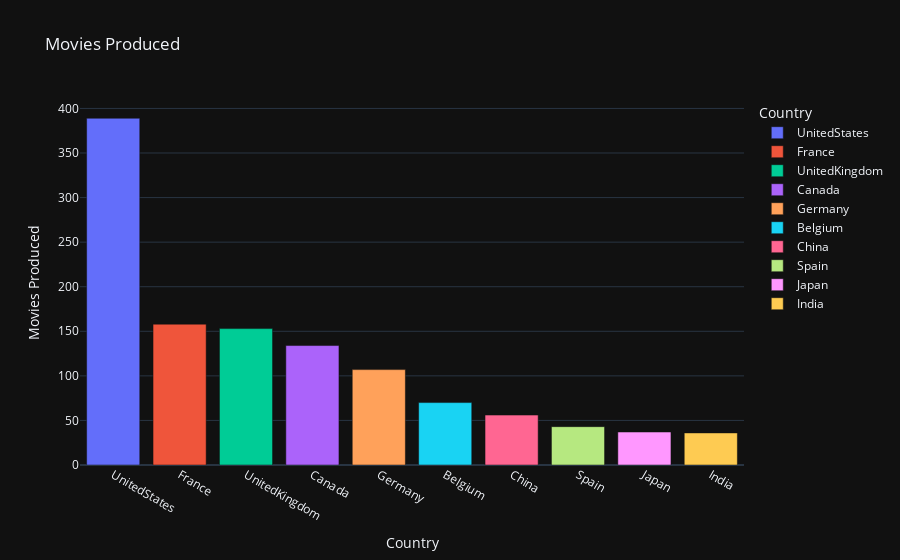

Notebook cell for this chart:
### Code cell
country_analysis(netflix_movie, "Movies Produced")

### Figure 1 — Plotly figure (JSON) as saved in the notebook; plotly's stock layout.template omitted (floating-point values rounded to 4 significant figures)
{"data": [{"alignmentgroup": "True", "hovertemplate": "Country=%{x}<br>Movies Produced=%{y}<extra></extra>", "legendgroup": "UnitedStates", "marker": {"color": "#636efa", "pattern": {"shape": ""}}, "name": "UnitedStates", "offsetgroup": "UnitedStates", "orientation": "v", "showlegend": true, "textposition": "auto", "type": "bar", "x": ["UnitedStates"], "xaxis": "x", "y": [389], "yaxis": "y"}, {"alignmentgroup": "True", "hovertemplate": "Country=%{x}<br>Movies Produced=%{y}<extra></extra>", "legendgroup": "France", "marker": {"color": "#EF553B", "pattern": {"shape": ""}}, "name": "France", "offsetgroup": "France", "orientation": "v", "showlegend": true, "textposition": "auto", "type": "bar", "x": ["France"], "xaxis": "x", "y": [158], "yaxis": "y"}, {"alignmentgroup": "True", "hovertemplate": "Country=%{x}<br>Movies Produced=%{y}<extra></extra>", "legendgroup": "UnitedKingdom", "marker": {"color": "#00cc96", "pattern": {"shape": ""}}, "name": "UnitedKingdom", "offsetgroup": "UnitedKingdom", "orientation": "v", "showlegend": true, "textposition": "auto", "type": "bar", "x": ["UnitedKingdom"], "xaxis": "x", "y": [153], "yaxis": "y"}, {"alignmentgroup": "True", "hovertemplate": "Country=%{x}<br>Movies Produced=%{y}<extra></extra>", "legendgroup": "Canada", "marker": {"color": "#ab63fa", "pattern": {"shape": ""}}, "name": "Canada", "offsetgroup": "Canada", "orientation": "v", "showlegend": true, "textposition": "auto", "type": "bar", "x": ["Canada"], "xaxis": "x", "y": [134], "yaxis": "y"}, {"alignmentgroup": "True", "hovertemplate": "Country=%{x}<br>Movies Produced=%{y}<extra></extra>", "legendgroup": "Germany", "marker": {"color": "#FFA15A", "pattern": {"shape": ""}}, "name": "Germany", "offsetgroup": "Germany", "orientation": "v", "showlegend": true, "textposition": "auto", "type": "bar", "x": ["Germany"], "xaxis": "x", "y": [107], "yaxis": "y"}, {"alignmentgroup": "True", "hovertemplate": "Country=%{x}<br>Movies Produced=%{y}<extra></extra>", "legendgroup": "Belgium", "marker": {"color": "#19d3f3", "pattern": {"shape": ""}}, "name": "Belgium", "offsetgroup": "Belgium", "orientation": "v", "showlegend": true, "textposition": "auto", "type": "bar", "x": ["Belgium"], "xaxis": "x", "y": [70], "yaxis": "y"}, {"alignmentgroup": "True", "hovertemplate": "Country=%{x}<br>Movies Produced=%{y}<extra></extra>", "legendgroup": "China", "marker": {"color": "#FF6692", "pattern": {"shape": ""}}, "name": "China", "offsetgroup": "China", "orientation": "v", "showlegend": true, "textposition": "auto", "type": "bar", "x": ["China"], "xaxis": "x", "y": [56], "yaxis": "y"}, {"alignmentgroup": "True", "hovertemplate": "Country=%{x}<br>Movies Produced=%{y}<extra></extra>", "legendgroup": "Spain", "marker": {"color": "#B6E880", "pattern": {"shape": ""}}, "name": "Spain", "offsetgroup": "Spain", "orientation": "v", "showlegend": true, "textposition": "auto", "type": "bar", "x": ["Spain"], "xaxis": "x", "y": [43], "yaxis": "y"}, {"alignmentgroup": "True", "hovertemplate": "Country=%{x}<br>Movies Produced=%{y}<extra></extra>", "legendgroup": "Japan", "marker": {"color": "#FF97FF", "pattern": {"shape": ""}}, "name": "Japan", "offsetgroup": "Japan", "orientation": "v", "showlegend": true, "textposition": "auto", "type": "bar", "x": ["Japan"], "xaxis": "x", "y": [37], "yaxis": "y"}, {"alignmentgroup": "True", "hovertemplate": "Country=%{x}<br>Movies Produced=%{y}<extra></extra>", "legendgroup": "India", "marker": {"color": "#FECB52", "pattern": {"shape": ""}}, "name": "India", "offsetgroup": "India", "orientation": "v", "showlegend": true, "textposition": "auto", "type": "bar", "x": ["India"], "xaxis": "x", "y": [36], "yaxis": "y"}], "layout": {"barmode": "relative", "legend": {"title": {"text": "Country"}, "tracegroupgap": 0}, "title": {"text": "Movies Produced"}, "xaxis": {"anchor": "y", "categoryarray": ["UnitedStates", "France", "UnitedKingdom", "Canada", "Germany", "Belgium", "China", "Spain", "Japan", "India"], "categoryorder": "array", "domain": [0, 1], "title": {"text": "Country"}}, "yaxis": {"anchor": "x", "domain": [0, 1], "title": {"text": "Movies Produced"}}}}
